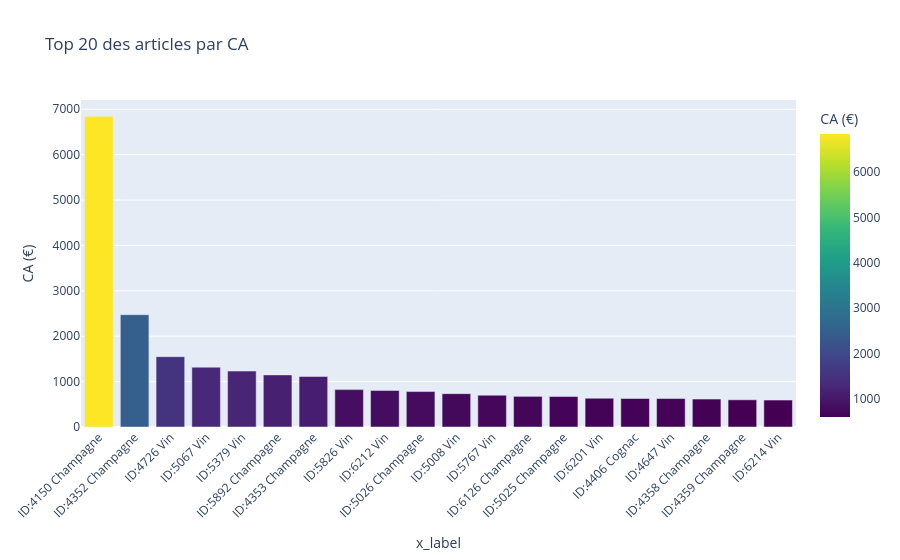

The cell this chart's notebook holds for it:
### Code cell
###############################
# Palmarès des articles en CA #
###############################

#Effectuer le tri dans l'ordre décroissant du CA du dataset df_merge
palmares= df_final.sort_values('CA_par_article',ascending=False)
#Réinitialiser l'index du dataset par un reset_index
top_20_CA= palmares.reset_index(drop=True)
#Afficher les 20 premiers articles en CA
top_20_CA= top_20_CA.head(20)
print(top_20_CA)
#Graphique en barre des 20 premiers articles avec plotly express
top_20_CA['x_label'] = " ID:" + top_20_CA['product_id'].astype(str) +" "+ top_20_CA['product_type'].astype(str) 

fig = px.bar(top_20_CA,
            x='x_label',                  
            y='CA_par_article',
            text='CA_par_article',           
            title='Top 20 des articles par CA',
            labels={'CA_par_article': 'CA (€)', 'product_id': 'Produit'},
            color='CA_par_article',
            color_continuous_scale='Viridis',
            hover_data=['product_id']
            )
fig.update_traces(texttemplate='%{text:.2f} €', textposition='outside')
fig.update_layout(xaxis_tickangle=-45, uniformtext_minsize=8, uniformtext_mode='hide')
fig.show()

### Figure 1 — Plotly figure (JSON) as saved in the notebook; plotly's stock layout.template omitted (floating-point values rounded to 4 significant figures)
{"data": [{"alignmentgroup": "True", "customdata": [[4150], [4352], [4726], [5067], [5379], [5892], [4353], [5826], [6212], [5026], [5008], [5767], [6126], [5025], [6201], [4406], [4647], [4358], [4359], [6214]], "hovertemplate": "x_label=%{x}<br>CA (€)=%{marker.color}<br>Produit=%{customdata[0]}<extra></extra>", "legendgroup": "", "marker": {"color": [6844, 2475, 1549.0, 1318.0, 1232.0, 1148.0, 1113, 824, 805, 781.2, 735, 700, 675, 672, 633.6, 628, 627, 616, 599.2, 594], "coloraxis": "coloraxis", "pattern": {"shape": ""}}, "name": "", "offsetgroup": "", "orientation": "v", "showlegend": false, "text": [6844, 2475, 1549.0, 1318.0, 1232.0, 1148.0, 1113, 824, 805, 781.2, 735, 700, 675, 672, 633.6, 628, 627, 616, 599.2, 594], "textposition": "outside", "texttemplate": "%{text:.2f} €", "type": "bar", "x": [" ID:4150 Champagne", " ID:4352 Champagne", " ID:4726 Vin", " ID:5067 Vin", " ID:5379 Vin", " ID:5892 Champagne", " ID:4353 Champagne", " ID:5826 Vin", " ID:6212 Vin", " ID:5026 Champagne", " ID:5008 Vin", " ID:5767 Vin", " ID:6126 Champagne", " ID:5025 Champagne", " ID:6201 Vin", " ID:4406 Cognac", " ID:4647 Vin", " ID:4358 Champagne", " ID:4359 Champagne", " ID:6214 Vin"], "xaxis": "x", "y": [6844, 2475, 1549.0, 1318.0, 1232.0, 1148.0, 1113, 824, 805, 781.2, 735, 700, 675, 672, 633.6, 628, 627, 616, 599.2, 594], "yaxis": "y"}], "layout": {"autosize": true, "barmode": "relative", "coloraxis": {"colorbar": {"title": {"text": "CA (€)"}}, "colorscale": [[0, "#440154"], [0.1111, "#482878"], [0.2222, "#3e4989"], [0.3333, "#31688e"], [0.4444, "#26828e"], [0.5556, "#1f9e89"], [0.6667, "#35b779"], [0.7778, "#6ece58"], [0.8889, "#b5de2b"], [1, "#fde725"]]}, "legend": {"tracegroupgap": 0}, "title": {"text": "Top 20 des articles par CA"}, "uniformtext": {"minsize": 8, "mode": "hide"}, "xaxis": {"anchor": "y", "autorange": true, "domain": [0, 1], "range": [-0.5, 19.5], "tickangle": -45, "title": {"text": "x_label"}, "type": "category"}, "yaxis": {"anchor": "x", "autorange": true, "domain": [0, 1], "range": [0, 7204.0], "title": {"text": "CA (€)"}, "type": "linear"}}}
